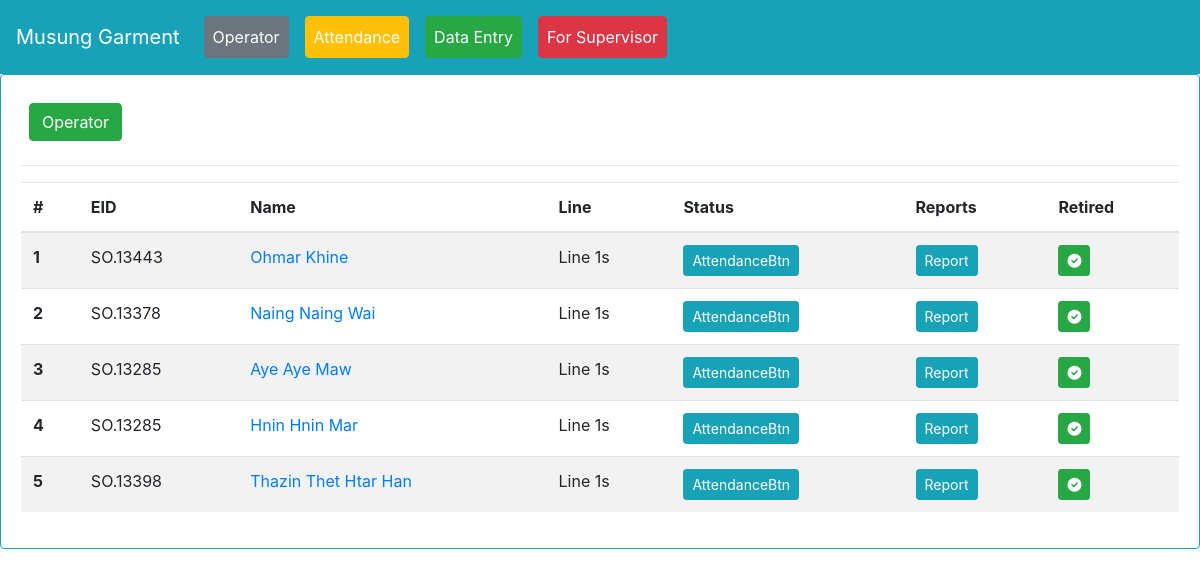
The app's page /operatoratt/2/, older data.
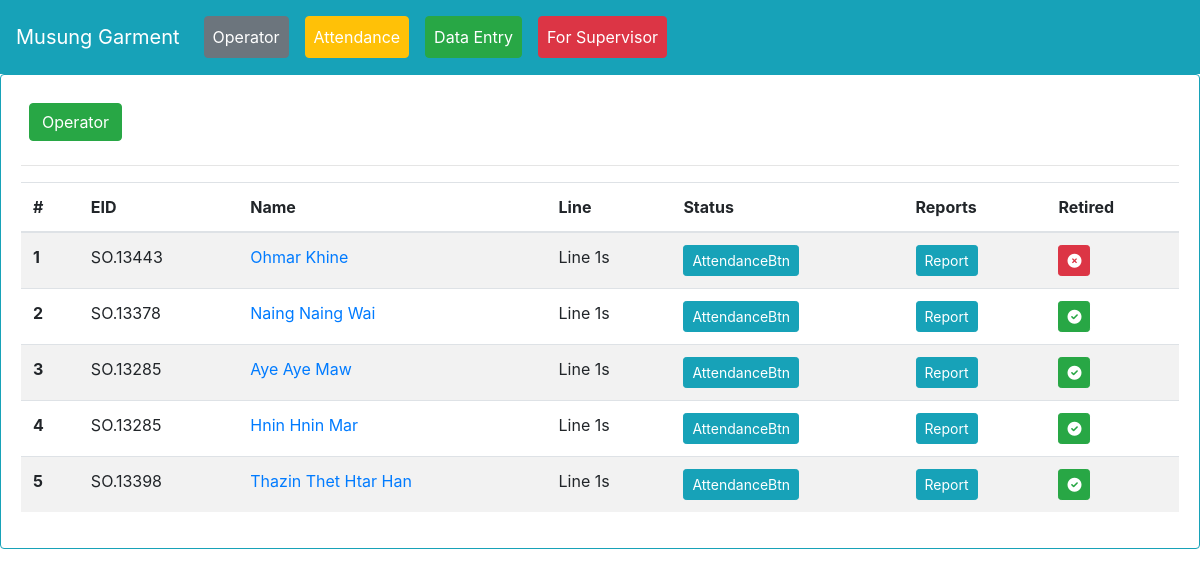
The same page, newer data.
### myapp/models.py (models this page shows, shortened)
class operator(models.Model):
    name = models.CharField(max_length=255)
    line = models.ForeignKey(line, on_delete=models.CASCADE)
    point = models.ForeignKey(point, on_delete=models.CASCADE, blank=True, null=True)
    employee_code = models.CharField(max_length=255, blank=True, null=True)
    burmese = models.CharField(max_length=255, blank=True, null=True)
    role = models.CharField(max_length=255, blank=True, null=True)
    daily_target = models.PositiveIntegerField(default=0)
    resign = models.BooleanField(default=False)
    status = models.BooleanField(default=False)

class line(models.Model):
    line_name = models.CharField(max_length=255)
    target = models.PositiveIntegerField(default=0)
    def __str__(self):
        return self.line_name

### myapp/views.py (the view)
# urls.py: path('operatoratt/<int:id>/', views.operatoratt, name='operatoratt'),
def operatoratt(request,id):
    op = operator.objects.filter(line=id)
    context = {'op':op}
    return render(request, 'operatoratt.html', context)

### templates/operatoratt.html (shortened to what this page needs)
{% extends 'base.html' %}
{% block content %}
<div class="card border-info mb-3">
  <div class="card-body">
      <a class="text-white btn-success btn m-2" href="{% url 'myapp:operatorlist' %}">Operator <span class="sr-only">(current)</span></a>
<hr>
<table class="table table-striped" id="optattend">
  <thead>
    <tr>
      <th scope="col">#</th>
      <th scope="col">EID</th>
      <th scope="col">Name</th>
      <th scope="col">Line</th>
      <th scope="col">Status</th>
      <th>Reports</th>
      <th>Retired</th>
    </tr>
  </thead>
  <tbody>
  	{% for i in op %}
    <tr class="opattr">
      <th>{{forloop.counter}}</th>
      <td>{{i.employee_code}}</td>
      <td>
    <a href="{% url 'myapp:operatorupdate' i.id %}">{{i.name}}</a></td>
      <td>{{i.line}}</td>
      <td>
        <button type="button" class="btn btn-sm btn-info optattbtn">AttendanceBtn</button>
      </td>
      <td>
        <a href="{% url 'myapp:reportbyoperator' i.id %}" class="btn btn-sm btn-info">Report</a>
      </td>
      <td>
      {% if i.resign == False %}
      <button class="btn btn-sm btn-success retired"><i class="fa-solid fa-circle-check"></i></button>
      {% else %}
      <button class="btn btn-sm btn-danger"><i class="fa-solid fa-circle-xmark"></i></button>
      {% endif %}
      </td>
    </tr>
    {% endfor %}
  </tbody>
</table>
  </div>
</div>
{% endblock content %}

Row changes from the older to the newer data that the page shows:
changed operator "SO.13443": resign False → True (drawn)
